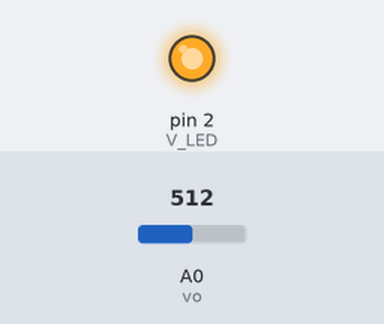
The sketch below on a simulated Arduino Uno, built with avr-gcc and run on an emulated ATmega328P. On the bench: output pins drawn as LEDs (lit = HIGH). The inputs (shaded band) are chosen by the test bench; at power-on: A0 (vo) = 512. What the sketch prints to the serial monitor is not drawn.

Above: at 0.1 s.
Timing chart, 0 to 1.6 s (numbered marks = the images above):
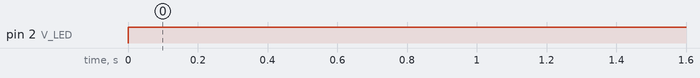

Measured:
- by itself, pin 2 (V_LED): LOW → HIGH at 0.00 s

The sketch:

dust.ino
```cpp
int vo = A0;
int V_LED = 2;

float voltage = 0;
float dustDensity = 0;
float vo_value = 0;

void setup() {
  Serial.begin(9600);
  pinMode(V_LED, OUTPUT);
  pinMode(vo, INPUT);
}

void loop() {
  digitalWrite(V_LED, LOW);
  delayMicroseconds(280);
  vo_value = analogRead(vo);
  delayMicroseconds(40);
  digitalWrite(V_LED, HIGH);
  delayMicroseconds(9680);

  voltage = vo_value*5.0 / 1023.0;
  dustDensity = (voltage - 0.3)/0.005;

  // Serial.print("voltage: ");
  // Serial.println(voltage);
  Serial.print("Dust=");
  Serial.println(dustDensity);

  // Serial.println(Vo_value);

  delay(1000);
}
```
